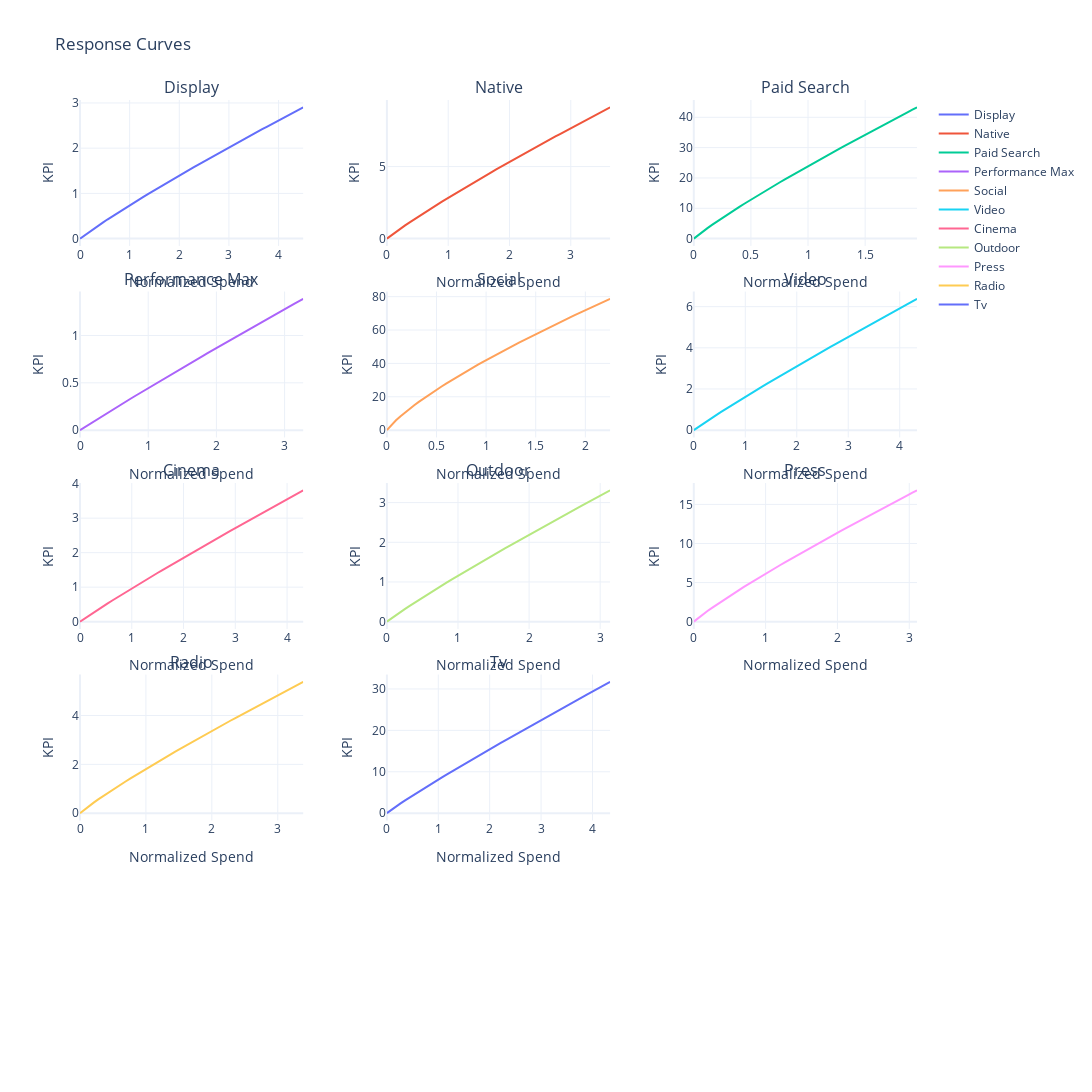

The notebook cell this image was saved under:
### Code cell
## Plot the response curves
plot_response_curves(
    media_mix_model=mmm,
    target_scaler=target_scaler, 
    channel_names=channel_names, 
    figure_size=(1200, 1800),
    seed=SEED
    )
